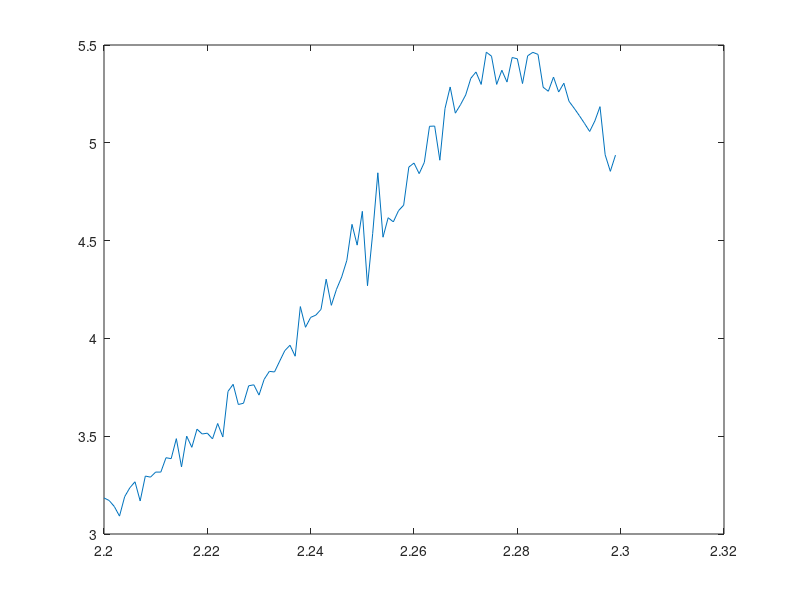

Here is the MATLAB script that generated this plot:
e_var = [7.00589, 6.97983, 6.91514, 6.81056, 7.03266, 7.13597, 7.20698, 6.99378, 7.27799, 7.26922, 7.32961, 7.3328, 7.49865, 7.49146, 7.72134, 7.40471, 7.75685, 7.63351, 7.8429, 7.79176, 7.80414, 7.74315, 7.92146, 7.77183, 8.29371, 8.3777, 8.15193, 8.16965, 8.37213, 8.38723, 8.27363, 8.4573, 8.55199, 8.54901, 8.67598, 8.80077, 8.86571, 8.74431, 9.31612, 9.08322, 9.20077, 9.23059, 9.30059, 9.6511, 9.35546, 9.54366, 9.68904, 9.88482, 10.303, 10.0684, 10.4616, 9.61008, 10.214, 10.9194, 10.1821, 10.4114, 10.368, 10.5014, 10.5702, 11.0149, 11.0658, 10.9487, 11.0838, 11.5061, 11.5137, 11.1235, 11.7275, 11.9821, 11.6838, 11.7871, 11.9049, 12.1043, 12.1823, 12.0433, 12.4237, 12.3826, 12.0596, 12.2298, 12.0973, 12.389, 12.3789, 12.096, 12.4251, 12.4708, 12.4525, 12.0739, 12.0324, 12.2041, 12.0338, 12.1425, 11.9362, 11.8598, 11.7788, 11.6926, 11.6028, 11.7312, 11.9043, 11.3438, 11.1548, 11.3502, ];
m_var = [15.2306, 12.3259, 10.6908, 9.78352, 12.1248, 12.8655, 12.7214, 11.2138, 15.6746, 13.3148, 15.1121, 13.4087, 19.1219, 15.754, 22.2348, 14.1892, 26.7452, 16.4253, 21.2583, 18.568, 18.4188, 19.3011, 19.8394, 16.9844, 28.2582, 33.2922, 24.9915, 24.2529, 25.7784, 26.2546, 23.9516, 25.3375, 30.0841, 31.4172, 31.0977, 34.0988, 36.8065, 37.7495, 49.8089, 41.9965, 42.6983, 43.2436, 46.9576, 66.7372, 43.5155, 55.5835, 58.7673, 61.4877, 80.6101, 64.809, 85.0274, 48.1281, 83.9492, 103.139, 74.8003, 76.5838, 81.1911, 80.1901, 89.2914, 111.663, 100.335, 109.094, 105.196, 140.069, 119.075, 117.835, 155.315, 156.422, 148.58, 157.789, 148.31, 167.551, 194.437, 163.015, 201.658, 194.259, 189.856, 174.769, 199.899, 207.509, 203.971, 206.823, 228.603, 233.452, 227.859, 224.646, 214.078, 243.629, 223.235, 224.875, 248.939, 250.001, 229.783, 250.411, 239.955, 238.688, 249.429, 225.85, 225.475, 237.056, ];
mean_mag = [0.792813, 0.791609, 0.79146, 0.790567, 0.786968, 0.785685, 0.783958, 0.785277, 0.779783, 0.780518, 0.778733, 0.77695, 0.764042, 0.76353, 0.759239, 0.760887, 0.756642, 0.75747, 0.752364, 0.752826, 0.750702, 0.749856, 0.747482, 0.748088, 0.742811, 0.738116, 0.742993, 0.742082, 0.737649, 0.736625, 0.736572, 0.73312, 0.729108, 0.728633, 0.723527, 0.719872, 0.717551, 0.71745, 0.709435, 0.713047, 0.709862, 0.705204, 0.70154, 0.693959, 0.696605, 0.693505, 0.68987, 0.685208, 0.675627, 0.677233, 0.665175, 0.675909, 0.664601, 0.65385, 0.670969, 0.66406, 0.651721, 0.659983, 0.650887, 0.634093, 0.634416, 0.637035, 0.62951, 0.608465, 0.615792, 0.617747, 0.59837, 0.590441, 0.594462, 0.582795, 0.581047, 0.572693, 0.556244, 0.575352, 0.54381, 0.541008, 0.546233, 0.550354, 0.52787, 0.527519, 0.517308, 0.50931, 0.491119, 0.481251, 0.484584, 0.490669, 0.485768, 0.465482, 0.463164, 0.460561, 0.437936, 0.424615, 0.434273, 0.421392, 0.402519, 0.414681, 0.396052, 0.423491, 0.402932, 0.389397, ];
temperatures = [2.2, 2.201, 2.202, 2.203, 2.204, 2.205, 2.206, 2.207, 2.208, 2.209, 2.21, 2.211, 2.212, 2.213, 2.214, 2.215, 2.216, 2.217, 2.218, 2.219, 2.22, 2.221, 2.222, 2.223, 2.224, 2.225, 2.226, 2.227, 2.228, 2.229, 2.23, 2.231, 2.232, 2.233, 2.234, 2.235, 2.236, 2.237, 2.238, 2.239, 2.24, 2.241, 2.242, 2.243, 2.244, 2.245, 2.246, 2.247, 2.248, 2.249, 2.25, 2.251, 2.252, 2.253, 2.254, 2.255, 2.256, 2.257, 2.258, 2.259, 2.26, 2.261, 2.262, 2.263, 2.264, 2.265, 2.266, 2.267, 2.268, 2.269, 2.27, 2.271, 2.272, 2.273, 2.274, 2.275, 2.276, 2.277, 2.278, 2.279, 2.28, 2.281, 2.282, 2.283, 2.284, 2.285, 2.286, 2.287, 2.288, 2.289, 2.29, 2.291, 2.292, 2.293, 2.294, 2.295, 2.296, 2.297, 2.298, 2.299, ];
test = e_var./temperatures;
plot(temperatures,test)
